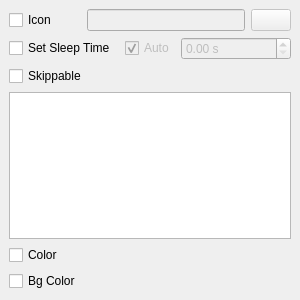
<?xml version="1.0" encoding="UTF-8"?>
<ui version="4.0">
 <class>CTimelineSeqeunceInstructionWidgetShowText</class>
 <widget class="CTimelineSeqeunceInstructionWidgetBase" name="CTimelineSeqeunceInstructionWidgetShowText">
  <property name="geometry">
   <rect>
    <x>0</x>
    <y>0</y>
    <width>300</width>
    <height>300</height>
   </rect>
  </property>
  <property name="windowTitle">
   <string>Form</string>
  </property>
  <layout class="QGridLayout" name="gridLayout_6">
   <property name="leftMargin">
    <number>0</number>
   </property>
   <property name="topMargin">
    <number>0</number>
   </property>
   <property name="rightMargin">
    <number>0</number>
   </property>
   <property name="bottomMargin">
    <number>0</number>
   </property>
   <item row="0" column="0">
    <widget class="CSlidingStackedWidget" name="pStackedWidget">
     <property name="currentIndex">
      <number>0</number>
     </property>
     <widget class="QWidget" name="page_3">
      <layout class="QGridLayout" name="gridLayout_4">
       <item row="0" column="2">
        <widget class="QPushButton" name="SearchButton">
         <property name="enabled">
          <bool>false</bool>
         </property>
         <property name="sizePolicy">
          <sizepolicy hsizetype="Fixed" vsizetype="Fixed">
           <horstretch>0</horstretch>
           <verstretch>0</verstretch>
          </sizepolicy>
         </property>
         <property name="text">
          <string/>
         </property>
        </widget>
       </item>
       <item row="0" column="1">
        <widget class="QLineEdit" name="pResourceLineEdit">
         <property name="enabled">
          <bool>false</bool>
         </property>
        </widget>
       </item>
       <item row="0" column="0">
        <widget class="QCheckBox" name="pIconCheckBox">
         <property name="text">
          <string>Icon</string>
         </property>
        </widget>
       </item>
       <item row="1" column="0" colspan="3">
        <widget class="QWidget" name="widget" native="true">
         <layout class="QGridLayout" name="gridLayout">
          <property name="leftMargin">
           <number>0</number>
          </property>
          <property name="topMargin">
           <number>0</number>
          </property>
          <property name="rightMargin">
           <number>0</number>
          </property>
          <property name="bottomMargin">
           <number>0</number>
          </property>
          <item row="0" column="1">
           <widget class="QCheckBox" name="pAutoTimeCheckBox">
            <property name="enabled">
             <bool>false</bool>
            </property>
            <property name="sizePolicy">
             <sizepolicy hsizetype="Fixed" vsizetype="Fixed">
              <horstretch>0</horstretch>
              <verstretch>0</verstretch>
             </sizepolicy>
            </property>
            <property name="text">
             <string>Auto</string>
            </property>
            <property name="checked">
             <bool>true</bool>
            </property>
           </widget>
          </item>
          <item row="0" column="2">
           <widget class="QDoubleSpinBox" name="pSleepSpinBox">
            <property name="enabled">
             <bool>false</bool>
            </property>
            <property name="suffix">
             <string> s</string>
            </property>
           </widget>
          </item>
          <item row="1" column="0" colspan="3">
           <widget class="QCheckBox" name="pSkippableCheckBox">
            <property name="text">
             <string>Skippable</string>
            </property>
           </widget>
          </item>
          <item row="0" column="0">
           <widget class="QCheckBox" name="pSetSleepTimeCheckBox">
            <property name="text">
             <string>Set Sleep Time</string>
            </property>
           </widget>
          </item>
          <item row="2" column="0" colspan="3">
           <widget class="QPlainTextEdit" name="pTextEdit"/>
          </item>
         </layout>
        </widget>
       </item>
       <item row="2" column="0">
        <widget class="QCheckBox" name="pEnableTextColorCheckBox">
         <property name="sizePolicy">
          <sizepolicy hsizetype="Preferred" vsizetype="Fixed">
           <horstretch>0</horstretch>
           <verstretch>0</verstretch>
          </sizepolicy>
         </property>
         <property name="text">
          <string>Color</string>
         </property>
        </widget>
       </item>
       <item row="2" column="1" colspan="2">
        <widget class="CColorPicker" name="pTextColorPicker" native="true">
         <property name="enabled">
          <bool>false</bool>
         </property>
        </widget>
       </item>
       <item row="3" column="0">
        <widget class="QCheckBox" name="pEnableBgColorCheckBox">
         <property name="text">
          <string>Bg Color</string>
         </property>
        </widget>
       </item>
       <item row="3" column="1" colspan="2">
        <widget class="CColorPicker" name="pBgColorPicker" native="true">
         <property name="enabled">
          <bool>false</bool>
         </property>
        </widget>
       </item>
      </layout>
     </widget>
     <widget class="QWidget" name="page_4">
      <layout class="QGridLayout" name="gridLayout_5">
       <item row="0" column="0">
        <widget class="QTreeView" name="pResourceSelectTree">
         <property name="sizePolicy">
          <sizepolicy hsizetype="Preferred" vsizetype="Expanding">
           <horstretch>1</horstretch>
           <verstretch>0</verstretch>
          </sizepolicy>
         </property>
         <property name="alternatingRowColors">
          <bool>true</bool>
         </property>
         <property name="sortingEnabled">
          <bool>true</bool>
         </property>
         <property name="animated">
          <bool>true</bool>
         </property>
        </widget>
       </item>
       <item row="1" column="0">
        <widget class="CSearchWidget" name="pFilter" native="true"/>
       </item>
      </layout>
     </widget>
    </widget>
   </item>
  </layout>
 </widget>
 <customwidgets>
  <customwidget>
   <class>CTimelineSeqeunceInstructionWidgetBase</class>
   <extends>QWidget</extends>
   <header>Editor/SequenceEditor/TimelineSeqeunceInstructionWidgets.h</header>
   <container>1</container>
  </customwidget>
  <customwidget>
   <class>CSearchWidget</class>
   <extends>QWidget</extends>
   <header>Widgets/SearchWidget.h</header>
   <container>1</container>
  </customwidget>
  <customwidget>
   <class>CSlidingStackedWidget</class>
   <extends>QStackedWidget</extends>
   <header>Widgets/SlidingStackedWidget.h</header>
   <container>1</container>
  </customwidget>
  <customwidget>
   <class>CColorPicker</class>
   <extends>QWidget</extends>
   <header>Widgets/ColorPicker.h</header>
   <container>1</container>
  </customwidget>
 </customwidgets>
 <resources/>
 <connections/>
</ui>
